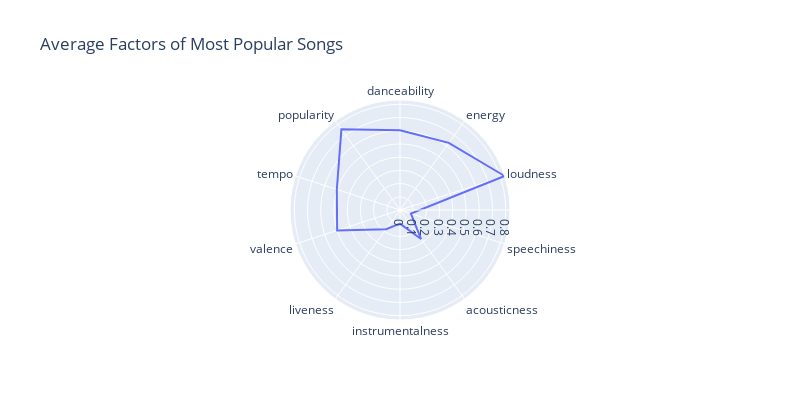

Write notebook code for a chart like this one.
### Code cell
#  kindly visualize this with a line_polar using plotly express
fig = px.line_polar(popsong_qualities, 
                    r=popsong_qualities,
                    theta=relevant_qualities,
                    line_close=True,
                    title="Average Factors of Most Popular Songs")

fig.update_layout(
    autosize=False,
    width=800,
    height=400)

fig.show()

### Figure 1 — Plotly figure (JSON) as saved in the notebook; plotly's stock layout.template omitted (floating-point values rounded to 4 significant figures)
{"data": [{"hovertemplate": "r=%{r}<br>theta=%{theta}<extra></extra>", "legendgroup": "", "line": {"color": "#636efa", "dash": "solid"}, "marker": {"symbol": "circle"}, "mode": "lines", "name": "", "r": [0.6038, 0.6281, 0.8327, 0.08685, 0.2719, 0.1033, 0.1792, 0.5003, 0.5028, 0.7547, 0.6038], "showlegend": false, "subplot": "polar", "theta": ["danceability", "energy", "loudness", "speechiness", "acousticness", "instrumentalness", "liveness", "valence", "tempo", "popularity", "danceability"], "type": "scatterpolar"}], "layout": {"autosize": false, "height": 400, "legend": {"tracegroupgap": 0}, "polar": {"angularaxis": {"direction": "clockwise", "rotation": 90}, "domain": {"x": [0, 1], "y": [0, 1]}}, "title": {"text": "Average Factors of Most Popular Songs"}, "width": 800}}
